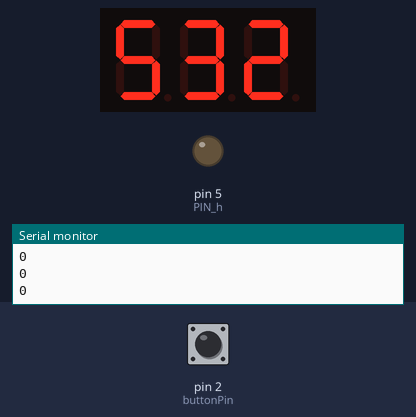
Simulated run of this sketch. Board: Arduino Uno, built with avr-gcc and run on an emulated ATmega328P. Shown: 3-digit seven-segment display, output pins drawn as LEDs (lit = HIGH), the last lines printed to the serial monitor. Wiring (inferred from the names in the program): 3-digit 7-segment display, segments lit when HIGH: segments pin 12, pin 8, pin 4, pin 6, pin 7, pin 11, pin 3; digit selects pin 9, pin 10, pin 13. Inputs (shaded band) come from the test bench; at power-on: pin 2 (buttonPin) LOW. The segment pins are drawn as the display they are named for; pins used as bus, display or sensor lines are not drawn.

Above: at 1.2 s.
1.3 s: pin 2 (buttonPin) pulled HIGH for 3.2 s
At 2.0 s:
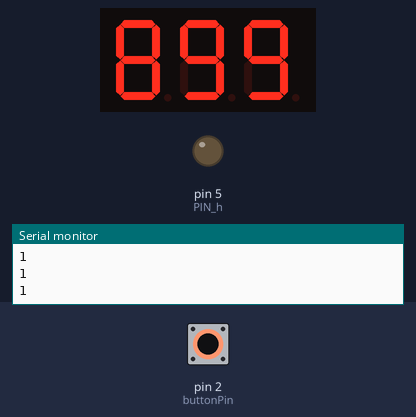
6.0 s: pin 2 (buttonPin) pulled HIGH for 0.15 s
At 7.0 s:
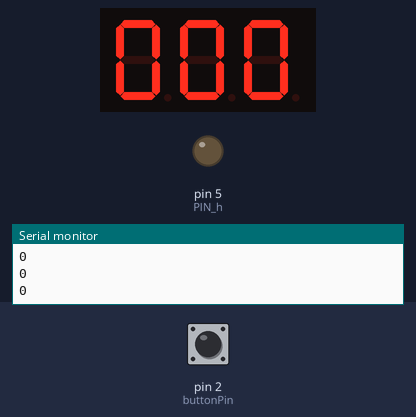
Timing chart, 0 to 9.0 s (numbered marks = the images above; inputs shaded):
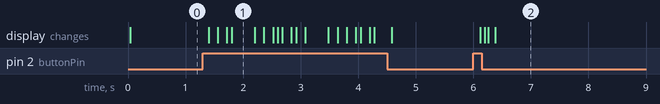

The sketch:

Lab4.ino
```cpp
//Lab04-四合一七段顯示器
// 定義腳位
#define PIN_0 1
#define PIN_g 3
#define PIN_c 4
#define PIN_h 5
#define PIN_d 6
#define PIN_e 7
#define PIN_b 8
#define PIN_1 9
#define PIN_2 10
#define PIN_f 11
#define PIN_a 12
#define PIN_3 13

// 共有4個七段顯示器，分別由針腳PIN_0、PIN_1、PIN_2、PIN_3控制
// 七段顯示器裡有8個LED（包含小數點）
#define POS_NUM 4
#define SEG_NUM 8
const byte pos_pins[POS_NUM] = {PIN_0, PIN_1, PIN_2, PIN_3};
const byte seg_pins[SEG_NUM] = {PIN_a, PIN_b, PIN_c, PIN_d, PIN_e, PIN_f, PIN_g, PIN_h};

byte buttonPin = 2;


// 底下定義由七段顯示器顯示數字時所需要的資料
#define t true
#define f false
const boolean data[10][SEG_NUM] = {
  {t, t, t, t, t, t, f, f}, // 0
  {f, t, t, f, f, f, f, f}, // 1
  {t, t, f, t, t, f, t, f}, // 2
  {t, t, t, t, f, f, t, f}, // 3
  {f, t, t, f, f, t, t, f}, // 4
  {t, f, t, t, f, t, t, f}, // 5
  {t, f, t, t, t, t, t, f}, // 6
  {t, t, t, f, f, f, f, f}, // 7
  {t, t, t, t, t, t, t, f}, // 8
  {t, t, t, t, f, t, t, f}, // 9
};

// 一支方便的函式，以格式字串輸出到序列埠
void pf(const char *fmt, ... ){
    char tmp[128]; // max is 128 chars
    va_list args;
    va_start (args, fmt );
    vsnprintf(tmp, 128, fmt, args);
    va_end (args);
    Serial.print(tmp);
}

// 設定某個七段顯示器所顯示的數字，
// 參數pos為0~3，指出想要更新哪一個七段顯示器，
// 參數n為0~9，顯示數字
void setDigit(int pos, int n){
  if(pos < 0 || 3 < pos){
    pf("error pos=%d\n", pos);
    return;
  }

  // 控制想要更新哪一個七段顯示器，將其腳位設為LOW
  // 其他腳位則設為HIGH，代表不更新。
  for(int p = 0; p < POS_NUM; p++){
    if(p == pos)
      digitalWrite(pos_pins[p], LOW);
    else
      digitalWrite(pos_pins[p], HIGH);
  }

  // 寫入數字
  if(0 <= n && n <= 9){
    for(int i = 0; i < SEG_NUM; i++){
      digitalWrite(seg_pins[i], data[n][i] == t ? HIGH : LOW);
    }
  }
  else{
    for(int i = 0; i < SEG_NUM; i++){
      digitalWrite(seg_pins[i], LOW);
    }
    digitalWrite(PIN_h, HIGH);
    pf("error pos=%d, n=%d\n", pos, n);
  }
}

// 設定整個四合一型七段顯示器想要顯示的數字
// 參數number的範圍應是0~9999
void setNumber(int number)
{
  int n0, n1, n2, n3;
  n3 = number / 1000;
  number %= 1000;
  n2 = number / 100;
  number %= 100;
  n1 = number / 10;
  n0 = number % 10;

  // 求出每個位數的值後，分別更新
  // 注意，此處以delay(5)隔開每個位數的更新
  setDigit(0, n0); delay(5);
  setDigit(1, n1); delay(5);
  setDigit(2, n2); delay(5);
  setDigit(3, n3); delay(5);
}

unsigned long time_previous;
void setup() {
  //Serial.begin(115200);

  for(int i = 0; i < POS_NUM; i++){
    pinMode(pos_pins[i], OUTPUT);
    digitalWrite(pos_pins[i], HIGH);
  }
  for(int i = 0; i < SEG_NUM; i++){
    pinMode(seg_pins[i], OUTPUT);
    digitalWrite(seg_pins[i], LOW);
  }

  time_previous = millis();

  pinMode(buttonPin, INPUT);
  Serial.begin(9600);

}

int c = 2350;//[4] = {0,59,100,2359};
int i = 0;
int interVal = 300;
unsigned long time_now;

int x = 9999;
void loop() {

  // 經過一秒後就讓number加1
  time_now = millis();


  int s1 = digitalRead(buttonPin);
  Serial.println(s1);

  //to Lab4-1
  if(s1){
    f1();
  }else{
    f0();
  }

  //to Lab4-2
  if(s1){
    f2();
  }else{
    x = 9999;
    f0();
  }

  //to Lab4-1
//  f0();

}

void f0(){

  if(time_now - time_previous > interVal){
    i++;
    time_previous += interVal;
//    pf("number=%d\n", number[i%4]);
    c++;
    if((c%100) / 10 == 6){
      c = ((c/100)+1)*100;
    }
    if(c/100 == 24){
     c = 0;
    }
  }
  setNumber(c);
}

void f1(){
  if(time_now - time_previous > interVal){
    i++;
    time_previous += interVal;
  }
  setNumber(0);
}

void f2(){
  if(time_now - time_previous > interVal){
    i++;
    time_previous += interVal;
  }
  setNumber(x);
  x--;
}
```

Measured:
- after the input at 1.3 s, the display: first changes after 0.10 s (image 1 shows a later state)
- what the display in image 1 shows lasts 0.4 s, from 1.8 s to 2.2 s
